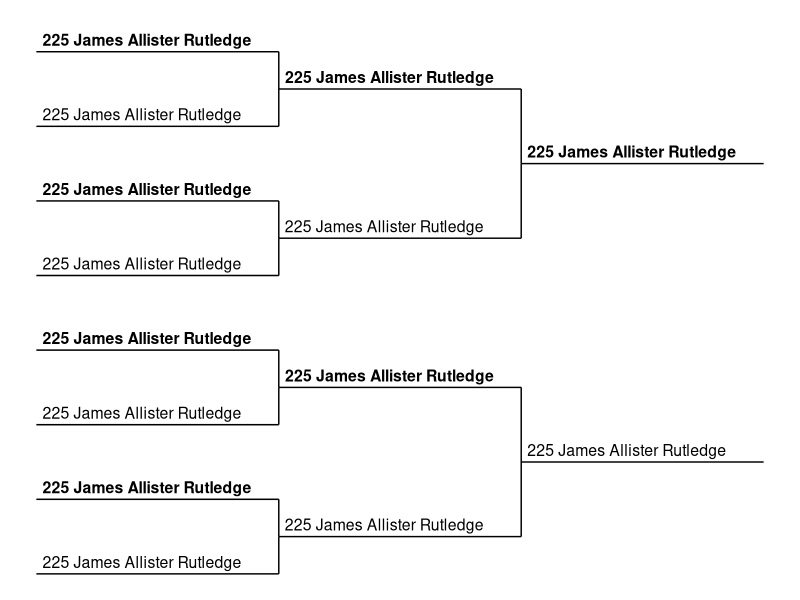

The R script that drew this image:
library(ggplot2)

players <- 8
games <- log2(players)
bracket <- data.frame()

nameplaces <- data.frame(x = 1,
                         y = seq(1, players, 1),
                         xend = 2,
                         yend = seq(1, players, 1),
                         game = 1,
                         lineType = "name")

bracket <- rbind(bracket, nameplaces)


for (g in 2:games){
 matchlink <- data.frame(x = g,
                         y = nameplaces$y,
                         xend = g,
                         yend = nameplaces$y + c(0.5, -0.5) * 2^(g-2),
                         game = g,
                         lineType = "link")
 
 nameplaces <- data.frame(x = g,
                          y = unique(matchlink$yend),
                          xend = g + 1,
                          yend = unique(matchlink$yend),
                          game = g,
                          lineType = "name")
 
 bracket <- rbind(bracket, nameplaces, matchlink)
 
}

bracket$player[bracket$lineType == "name"] <- " 225 James Allister Rutledge"
bracket$winner <- c(0,2)

bracket |> ggplot(aes(y = y, x = x)) +
 geom_segment(aes(yend = yend, xend = xend)) +
 geom_text(aes(label = player, hjust = -0.01, vjust = -0.5, fontface = winner),
           size = 4, #TODO: text size ratio and aspect ratio of image
           na.rm = TRUE) +
 labs(title = " ") +
 theme_void()

# data.frame(players = c(4,8,16,32),
#            textsize = c(5,4,3,2)) |>
#  ggplot(aes(players, textsize)) +
#  geom_point()
